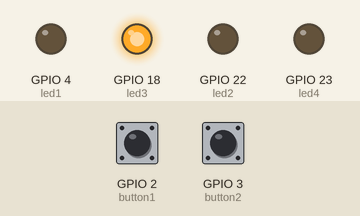
Recording of a program running on a simulated Raspberry Pi (BCM pin numbers). On the bench: output pins drawn as LEDs (lit = HIGH). The inputs (shaded band) are chosen by the test bench; at power-on: GPIO 2 (button1) HIGH, GPIO 3 (button2) HIGH.

Above: at 1.2 s.
1.3 s: GPIO 2 (button1) pulled LOW for 0.15 s
At 1.39 s:
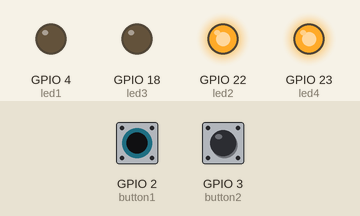
2.9 s: GPIO 3 (button2) pulled LOW for 0.15 s
At 2.99 s:
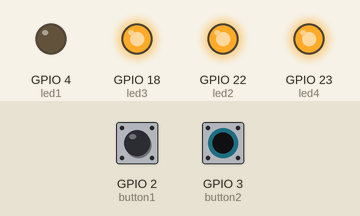
4.5 s: GPIO 3 (button2) pulled LOW for 3.2 s
At 8.2 s:
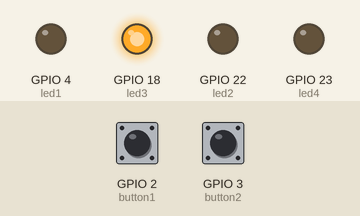
9.2 s: GPIO 2 (button1) pulled LOW for 3.2 s
At 10.6 s:
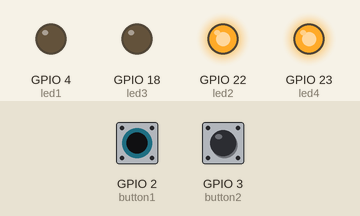
13.9 s: GPIO 2 (button1) driven LOW and GPIO 3 (button2) driven LOW
At 15.3 s:
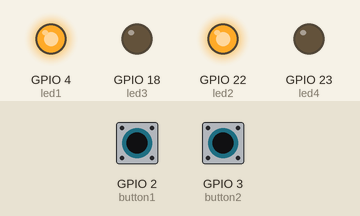
Timing chart, 0 to 16.4 s (numbered marks = the images above; inputs shaded):
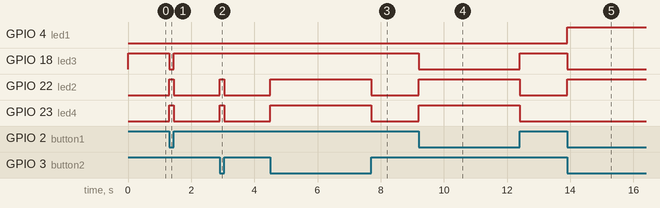

The program:

1_setup3.py
```python
from gpiozero import LED, Button

button1 = Button(2)
button2 = Button(3)

led1 = LED(4)
led2 = LED(22)
led3 = LED(18)
led4 = LED(23)

while True:
	if button1.is_pressed and button2.is_pressed:
		led1.on()
	else:
		led1.off()
	if button1.is_pressed or button2.is_pressed:
		led2.on()
	else:
		led2.off()
	if not button1.is_pressed:
		led3.on()
	else:
		led3.off()
	"""if (button1.is_pressed and not button2.is_pressed) or (not button1.is_pressed and button2.is_pressed):
		led4.on()
	else:
		led4.off()"""
	if button1.is_pressed ^ button2.is_pressed:
		led4.on()
	else:
		led4.off()
```

Measured:
- after the input at 1.3 s, GPIO 18 (led3): HIGH → LOW at once, → HIGH 0.15 s later; GPIO 22 (led2), GPIO 23 (led4): LOW → HIGH at once, → LOW 0.15 s later
- after the input at 2.9 s, GPIO 22 (led2), GPIO 23 (led4): LOW → HIGH at once, → LOW 0.15 s later
- after the input at 4.5 s, GPIO 22 (led2), GPIO 23 (led4): LOW → HIGH at once, → LOW 3.2 s later
- after the input at 9.2 s, GPIO 18 (led3): HIGH → LOW at once, → HIGH 3.2 s later; GPIO 22 (led2), GPIO 23 (led4): LOW → HIGH at once, → LOW 3.2 s later
- after the input at 13.9 s, GPIO 4 (led1), GPIO 22 (led2): LOW → HIGH at once; GPIO 18 (led3): HIGH → LOW at once
